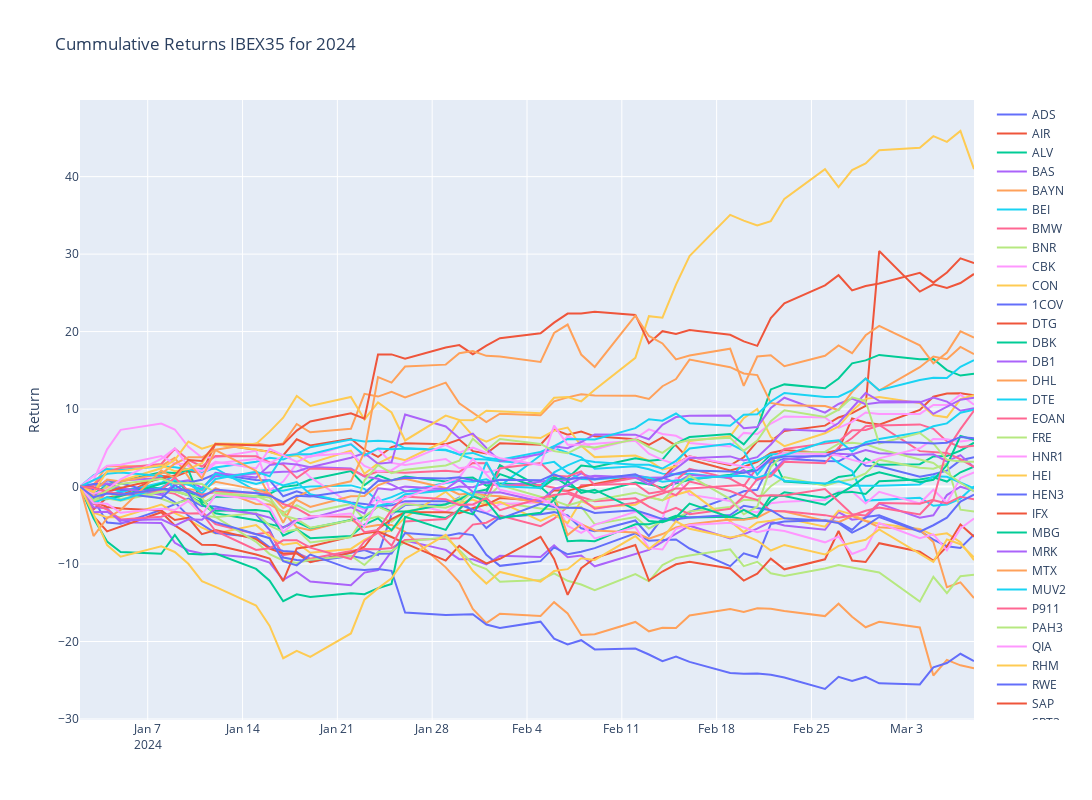

Notebook code cell kept with this figure:
### Code cell
# Plotly
fig = make_subplots()

# Graph (1,1)
# Loop all stock files and get cummulative return for year
for stock in tqdm(dax40_list):
    f = os.path.join("../input", stock)
    df = pd.read_csv(f+".csv",index_col="Date",parse_dates=True)
    df['Cummulative_Return'] = cumulative_return(df["Adj Close"].loc[year])
    fig.add_trace(go.Scatter(x=df['Cummulative_Return'].loc[year].index,y=df['Cummulative_Return'].loc[year],mode="lines",name=stock.split('.')[0]),row=1,col=1)

# Update xaxis properties
fig.update_yaxes(title_text="Return", row=1, col=1)

fig.update_layout(height=800, width=1300,showlegend=True,title=f"Cummulative Returns {ticker} for {year}")

fig.show()
